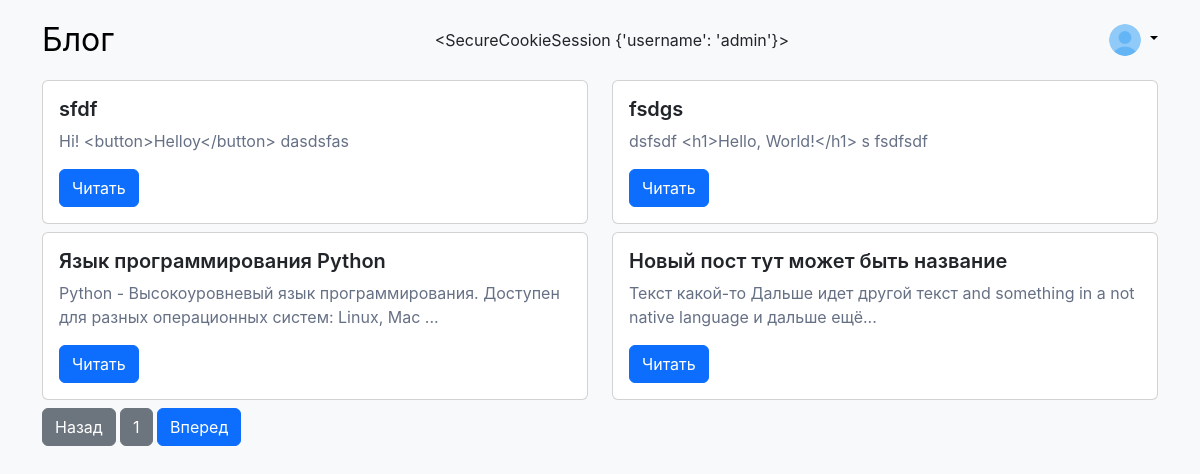
Page / (signed in) on the earlier database version.
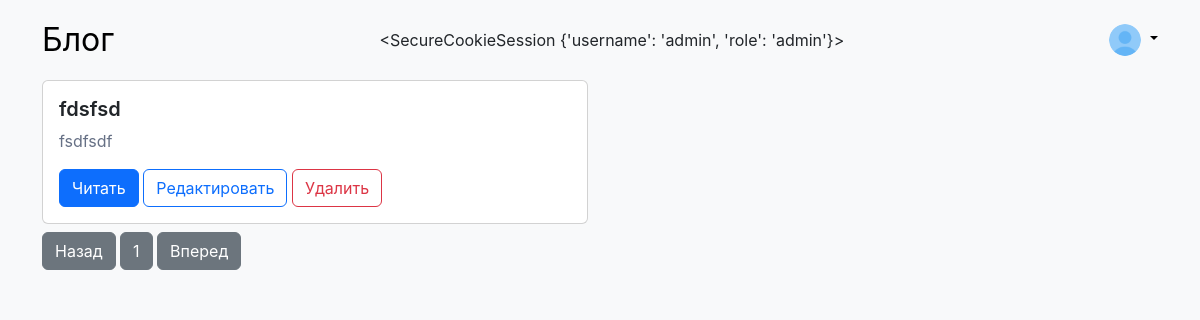
Same page on the later database version.
### tables this page shows
CREATE TABLE posts (
				id INTEGER PRIMARY KEY AUTOINCREMENT,
				title TEXT,
				content TEXT
			);

### routes.py (the view)
		@self.app.route('/')
		def index():
			pageId = 1
			posts = self.dbController.getPostsOnPage(pageId)
			numberOfpages = self.dbController.getNumberOfPages()
			return render_template(
				'index.html',
				posts = posts,
				pageId = pageId,
				numberOfpages = numberOfpages
			)

### db/ConnectionHelper.py (called while the page is built)
	def getConnection(self):
		return self.connection

	def close(self):
		self.connection.commit()
		self.connection.close()

	def __del__(self):
		self.close()

### db/DataBaseController.py (called while the page is built)
	def getPostsOnPage(self, pageId):
		return self.postModel.getPostsOnPage(pageId)

	def getNumberOfPages(self):
		return self.postModel.getNumberOfPages()

### db/PostModel.py (called while the page is built)
	def getPosts(self):
		connectionHelper = ConnectionHelper()
		connection = connectionHelper.getConnection()
		cursor = connection.cursor()
		cursor.execute("SELECT * FROM posts ORDER BY id DESC")
		ret = cursor.fetchall()
		return ret

	def getPostsOnPage(self, pageId):
		posts = self.getPosts()
		postsPerPage = 4
		startIndex = (pageId - 1) * postsPerPage
		endIndex = startIndex + postsPerPage
		return posts[startIndex:endIndex]

	def getNumberOfPages(self):
		posts = self.getPosts()
		return (len(posts) + 4 - 1) // 4

### templates/index.html
{% extends 'layout.html' %}
{% block content %}
	<div class="post-container pb-2">
		<div class="row">
		{% for post in posts %}
		<div class="col-sm-6 pb-2">
			<div class="card">
				<div class="card-body">
					<h5 class="card-title">{{ post[1] }}</h5>
					{% if post[2]|length > 100 %}
					<p class="card-text">{{ post[2][:100] }}...</p>
					{% else %}
					<p class="card-text">{{ post[2][:100] }}</p>
					{% endif %}
					<a href="/post/{{ post[0] }}" class="btn btn-primary">Читать</a>
					{% if session["role"] == "admin" %}
						<a href="./editPost/{{ post[0] }}" class="btn btn-outline-primary">Редактировать</a>
						<a href="./deletePost/{{ post[0] }}" class="btn btn-outline-danger">Удалить</a>
					{% endif %}
				</div>
			</div>
		</div>
		{% endfor %}
		</div>
        {% if pageId - 1 > 0 %}
		<a href="{{ url_for('explore', pageId = pageId - 1)}}" class="btn btn-primary">Назад</a>
		{% else %}
		<a class="btn btn-secondary">Назад</a>
        {% endif %}
        <a class="btn btn-secondary">{{ pageId }}</a>
        {% if numberOfpages > pageId %}
		<a href="{{ url_for('explore', pageId = pageId + 1)}}" class="btn btn-primary">Вперед</a>
		{% else %}
		<a class="btn btn-secondary">Вперед</a>
        {% endif %}
    </div>
{% endblock %}

### templates/layout.html (shortened to what this page needs)
<!DOCTYPE html>
<html data-bs-theme="light">
<head>
	<link href="https://cdn.jsdelivr.net/npm/bootstrap@5.3.3/dist/css/bootstrap.min.css" rel="stylesheet">
	<link rel="stylesheet" type="text/css" href="{{ url_for('static', filename='styles/style.css') }}">
</head>
<body class="bg-body-tertiary">
	<div class="container">
		<header class="header py-3">
			<div class="row flex-wrap justify-content-between align-items-center">
				<div class="col-auto">
					<a href="{{ url_for('index') }}" class="blog-header-logo text-body-emphasis text-decoration-none">Блог</a>
				</div>
				{{ session }}
				<div class="col-auto d-flex justify-content-end align-items-center">
					{% if session["username"]: %}
					<div class="flex-shrink-0 dropdown">
						<a href="#" class="d-block link-body-emphasis text-decoration-none dropdown-toggle" data-bs-toggle="dropdown" aria-expanded="false">
							<img class="rounded-circle" src="{{ url_for('static', filename='image/profile.png') }}" width="32" height="32">
						</a>
					</div>
					{% else %}
					<a class="btn btn-primary" href="{{ url_for('auth') }}">Войти</a>
					{% endif %}
				</div>
			</div>
		</header>
		{% block content %}
		{% endblock %}
	</div>
</body>
</html>

### static/styles/style.css (style rules this page uses)
body { font-family: Inter,-apple-system,BlinkMacSystemFont,Segoe UI,Roboto,Helvetica,Arial,sans-serif,Apple Color Emoji,Segoe UI Emoji,Segoe UI Symbol; }
.blog-header-logo { font-size: 2.0rem; }
.card-title { font-weight: 600; }
.card-text { color: #667085; }

Differences in the rows shown:
removed posts: title "sfdf", content "Hi! <button>Helloy</button> dasdsfas"
removed posts: title "fsdgs", content "dsfsdf <h1>Hello, World!</h1> s fsdfsdf"
removed posts: title "Язык программирования Python", content "Python - Высокоуровневый язык программирования. Доступен для разных операционных систем: Linux, Mac"
removed posts: title "Новый пост тут может быть название", content "Текст какой-то Дальше идет другой текст and something in a not native language и дальше ещё"
now on this page (row edited): posts: title "fdsfsd", content "fsdfsdf"
Other differences:
{{ session }}: "<SecureCookieSession {'username': 'admin'}>" → "<SecureCookieSession {'username': 'admin', 'role': 'admin'}>"
